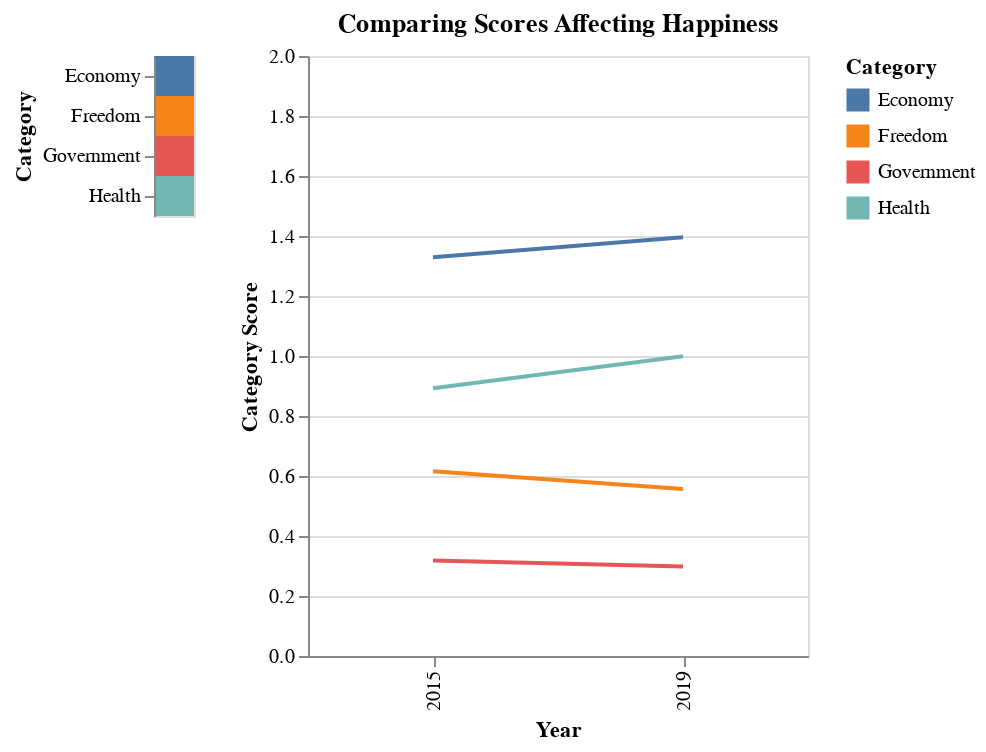

The cell this chart's notebook holds for it:
### Markdown cell above
### Interactive Plot: to visualize difference in economy, health, freedom, and government
#### - click left key for individual categories and hold shift for multiple -

### Code cell
start = "SELECT `Country`, `Happiness Rank`, `Happiness Score`, `Economy`, `Health`, `Freedom`, `Government` FROM `Happiness`.`" + starting_year + "` WHERE `Country` = '" + country + "'"
end = "SELECT `Country`, `Happiness Rank`, `Happiness Score`, `Economy`, `Health`, `Freedom`, `Government` FROM `Happiness`.`" + ending_year + "` WHERE `Country` = '" + country + "'"

start_df = pd.read_sql_query(start, conn)
start_df['Year'] = start_df['Year'] = starting_year
end_df = pd.read_sql_query(end, conn)
end_df['Year'] = end_df['Year'] = ending_year

all_df = pd.concat([start_df, end_df])
new_df = pd.melt(all_df, id_vars=['Year'], value_vars=['Economy', 'Health', 'Freedom', 'Government'], var_name = "Category")
new_df = new_df.rename(columns = {'value': 'Category Score'})

category = pd.DataFrame({'Category': ['Economy', 'Health', 'Freedom', 'Government']})
selection = alt.selection_multi(fields=['Category'])
color = alt.condition(selection, alt.Color('Category:N'), alt.value('lightgray'))
make_selector = alt.Chart(category).mark_rect().encode(y='Category', color=color).add_selection(selection)
score_chart = alt.Chart(new_df).mark_line().encode(x='Year:N', y=alt.Y('Category Score:Q', scale=alt.Scale(domain=[0, 2])), color='Category').transform_filter(selection).properties(title = "Comparing Scores Affecting Happiness", width = 250)

make_selector | score_chart

### Figure 1 — Vega-Lite specification as saved in the notebook (floating-point values rounded to 4 significant figures)
{"$schema": "https://vega.github.io/schema/vega-lite/v4.17.0.json", "config": {"view": {"continuousHeight": 300, "continuousWidth": 400}}, "datasets": {"data-c5cba7b0977e3917b40859c80914be5a": [{"Category": "Economy"}, {"Category": "Health"}, {"Category": "Freedom"}, {"Category": "Government"}], "data-d6cab32ccd4ef2d7566a38db6bde2a3e": [{"Category": "Economy", "Category Score": 1.329, "Year": "2015"}, {"Category": "Economy", "Category Score": 1.396, "Year": "2019"}, {"Category": "Health", "Category Score": 0.8928, "Year": "2015"}, {"Category": "Health", "Category Score": 0.999, "Year": "2019"}, {"Category": "Freedom", "Category Score": 0.6158, "Year": "2015"}, {"Category": "Freedom", "Category Score": 0.557, "Year": "2019"}, {"Category": "Government", "Category Score": 0.3181, "Year": "2015"}, {"Category": "Government", "Category Score": 0.298, "Year": "2019"}]}, "hconcat": [{"data": {"name": "data-c5cba7b0977e3917b40859c80914be5a"}, "encoding": {"color": {"condition": {"field": "Category", "selection": "selector028", "type": "nominal"}, "value": "lightgray"}, "y": {"field": "Category", "type": "nominal"}}, "mark": "rect", "selection": {"selector028": {"fields": ["Category"], "type": "multi"}}}, {"data": {"name": "data-d6cab32ccd4ef2d7566a38db6bde2a3e"}, "encoding": {"color": {"field": "Category", "type": "nominal"}, "x": {"field": "Year", "type": "nominal"}, "y": {"field": "Category Score", "scale": {"domain": [0, 2]}, "type": "quantitative"}}, "mark": "line", "title": "Comparing Scores Affecting Happiness", "transform": [{"filter": {"selection": "selector028"}}], "width": 250}]}
